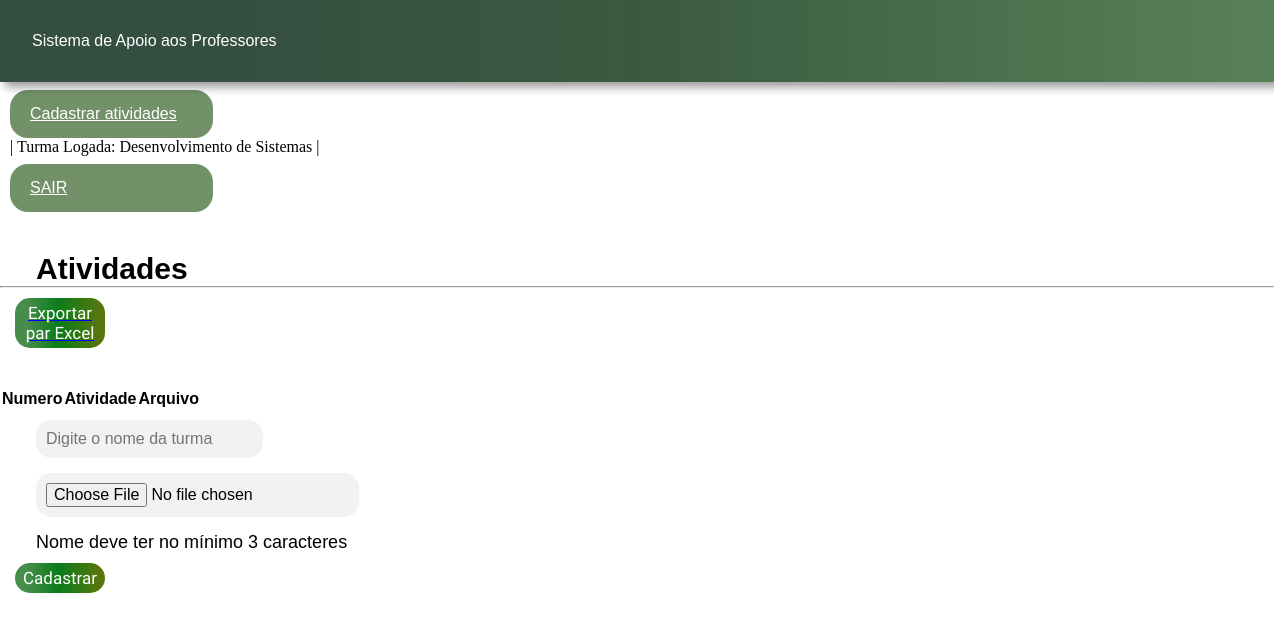
Page /ver_atividades/4 on the earlier database version.
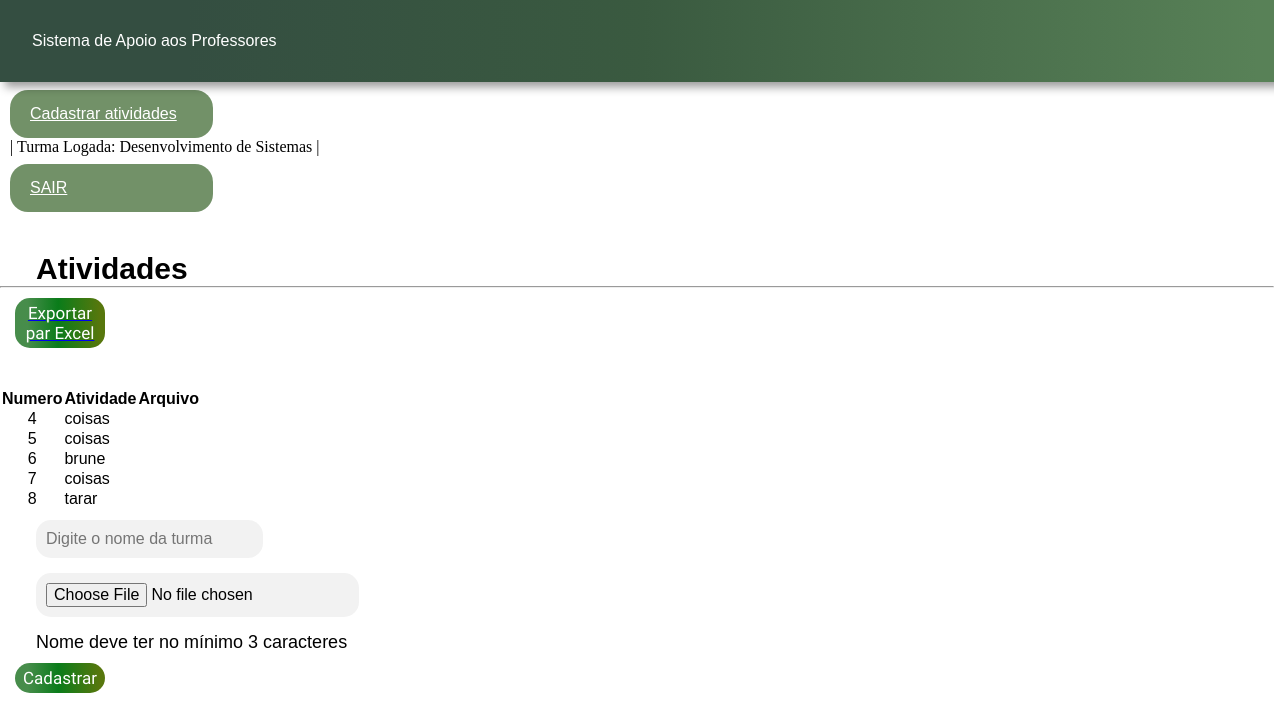
Same page on the later database version.
### App_Escola/models.py (models this page shows, shortened)
class Turma(models.Model):
    nome_turma = models.CharField(max_length=120)
    id_professor = models.ForeignKey(Professor, null=True, on_delete=models.PROTECT)

class Atividade(models.Model):
    nome_atividade = models.CharField(max_length=120)
    id_turma = models.ForeignKey(Turma, null=True, on_delete=models.PROTECT)
    arquivo = models.FileField(upload_to='atividade_arquivos/', blank=True, null=True)

### App_Escola/views.py (the view)
def ver_atividades(request,id_turma):
    print(f'get do id{id_turma}')
    dados_turma = Turma.objects.filter(id=id_turma).values("nome_turma", "id")
    print(dados_turma)
    turma_logada = dados_turma[0]
    turma_logada = turma_logada['nome_turma']
    id_turma_logado = dados_turma[0]
    id_turma_logado = id_turma_logado['id']
    lista_atividade = Atividade.objects.filter(id_turma=id_turma_logado)
    return render(request, 'Lista_Atividade.html',
                  {'turma_logada': turma_logada, 'lista_atividade': lista_atividade,
                   'id_turma':id_turma})

### App_Escola/templates/Lista_Atividade.html (shortened to what this page needs)
{% load static %}
<!DOCTYPE html>
<html lang="en">
<head>
    <link rel="stylesheet" type="text/css" href="../static/css/Lista_atividade.css">
</head>
<header class="login">
    <div class="fundo_menu">
        <div class="nome_sistema">
            Sistema de Apoio aos Professores
        </div>
    </div>
</header>
<nav class="menu">
    <ul>
       <li><a href="/cad_atividade/{{id_turma}}">Cadastrar atividades</a></li>
       <li> | Turma Logada: {{turma_logada}} | </a></li>
       <li><a href="/">SAIR</a></li>
    </ul>
</nav>
<body onLoad="login();">
    <div class="principal">
    <div class="container">
        <section class="enquadramento">
            <h1> Atividades</h1>
        </section>
        <hr>
        <a href="{% url 'exportar-excel' %}" download=>
            <button>Exportar par Excel</button>
           </a>
        <table>
            <tr>
                <th>Numero</th>
                <th>Atividade</th>
                <th>Arquivo</th>
            </tr>
            {% for igs in lista_atividade %}
            <tr>
                <td style="text-align:center">{{igs.id}} </td>
                <td>{{igs.nome_atividade}}</td>
                <td style="text-align:center">
                </td>
            </tr>
            {% endfor %}
        </table>
    </div>
    </div>
    <form id="form" class="form" method="POST" action="{% url 'salvar_atividade' %}" enctype="multipart/form-data">{% csrf_token %}
        <div class="form-content">
            <input type="text" id="atividade_nome" name="atividade_nome"  placeholder="Digite o nome da turma" />
            <input type="file" id="arquivo" name="arquivo" value=""/>
            <a>Nome deve ter no mínimo 3 caracteres</a>
        </div>
        <div class="botoes">
            <div class="botao_confirmar">
                <button type="submit" class="btn_conf_cancel btn_confirmar">Cadastrar</button>
            </div>
        </div>
    </form>
</body>
</html>

### App_Escola/static/css/Lista_atividade.css (style rules this page uses)
* { margin: 0px; padding: 0px; }
body { width: 100%; }
.login { display: flex; width: 100%; padding: 4vh; align-items: center; font-family: "Roboto-Condensed", sans-serif; font-size: 16px; color: #ffff; background: linear-gradient(90deg, #344e41 14%, #3a5a40 48%, #588157 94%); filter: drop-shadow(5px 5px 5px rgba(0 0 0 / 40%)); }
.menu { padding: 0 10px 0 10px; }
.menu a { display: flex; padding: 15px 20px 15px 20px; border: none; margin-top: 8px; background-color: #729168; border-radius: 18px; color: white; font-family: "Roboto-Condensed", sans-serif; font-size: 16px; width: 163px; }
tbody, tr, td, th { font-family: "Roboto-Condensed", sans-serif; }
.principal .container h1 { margin-top: 40px; font-size: 30px; font-family: "Roboto-Condensed", sans-serif; margin-left: 36px; }
form .form-content input { display: flex; justify-content: center; margin-bottom: 15px; margin-top: 10px; font-size: 16px; border-radius: 15px; padding: 10px; border: none; background-color: #f2f2f2; margin-left: 36px; }
form .form-content a { margin-top: 40px; font-size: 18px; font-family: "Roboto-Condensed", sans-serif; margin-left: 36px; }
button { display: flex; width: 90px; justify-content: center; padding-top: 5px; padding-bottom: 5px; border: none; border-radius: 15px; background: linear-gradient(90deg, rgba(25, 112, 30, 0.801) 14%, rgb(10, 124, 26) 48%, rgb(87, 119, 13) 94%); color: #fff; font-size: 15px; margin-top: 10px; margin-bottom: 40px; margin-left: 15px; font-size: 17px; font-family: "Raleway", sans-serif; }

Differences in the rows shown:
added Atividade: id "4", nome_atividade "coisas"
added Atividade: id "5", nome_atividade "coisas"
added Atividade: id "6", nome_atividade "brune"
added Atividade: id "7", nome_atividade "coisas"
added Atividade: id "8", nome_atividade "tarar"
